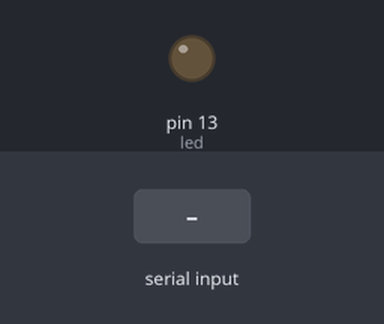
A sketch run on a simulated Arduino Uno, built with avr-gcc and run on an emulated ATmega328P. Parts: output pins drawn as LEDs (lit = HIGH). Dashed ring = blinking. The test bench sets the inputs (shaded band).

Above: at 1.2 s.
1.3 s: "2" received over Serial
At 1.65 s:
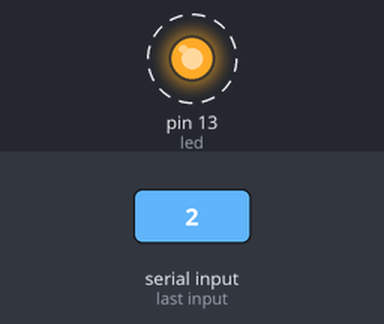
Timing chart, 0 to 4.3 s (numbered marks = the images above; inputs shaded):
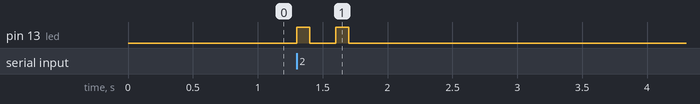

The sketch:

BluetoothBasico.ino
```cpp
// Definición del pin al que está conectado el LED.
const int led = 13;

// Variable para almacenar la opción recibida a través del puerto serie.
int option;

// Función de configuración que se ejecuta una sola vez al iniciar el Arduino.
void setup(){
  // Inicia la comunicación serial a 9600 bits por segundo.
  Serial.begin(9600);
  // Configura el pin del LED como salida.
  pinMode(led, OUTPUT);
}

// Función loop que se ejecuta repetidamente en un bucle infinito.
void loop(){
  // Verifica si hay datos disponibles para leer en el puerto serie.
  if (Serial.available()>0){
    // Lee el primer byte de datos disponibles.
    char option = Serial.read();
    // Verifica si la opción está entre '1' y '9'
    if (option >= '1' && option <= '9')
    {
      // Convierte el carácter de la opción en un número entero.
      option -= '0';
      // Realiza un bucle para hacer parpadear el LED tantas veces como el número recibido.
      for(int i=0;i<option;i++){
        digitalWrite(led, HIGH); // Enciende el LED.
        delay(100);              // Espera 100 milisegundos.
        digitalWrite(led, LOW);  // Apaga el LED.
        delay(200);              // Espera 200 milisegundos.
      }
    }
  }
}
```

Measured:
- after the input at 1.3 s, pin 13 (led): alternates HIGH for 0.10 s and LOW for 0.20 s, 4 changes in all, then stays LOW, starting at once
